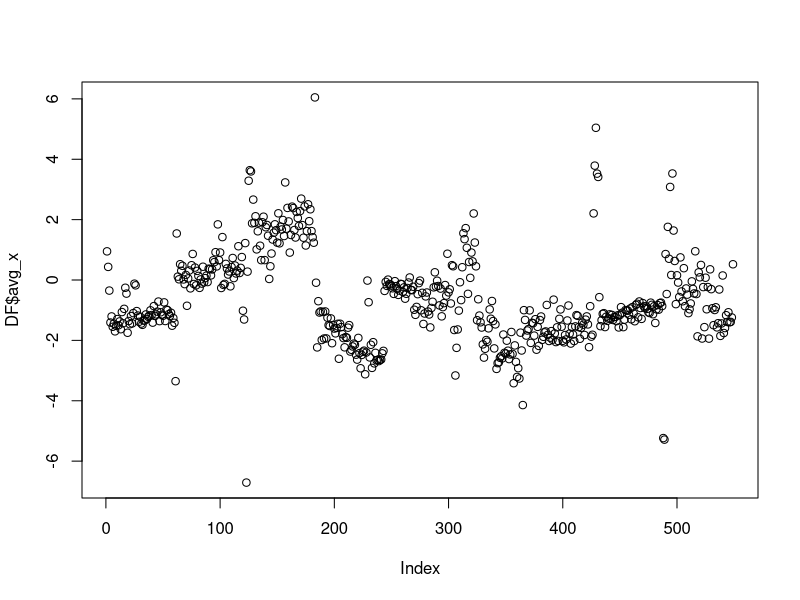
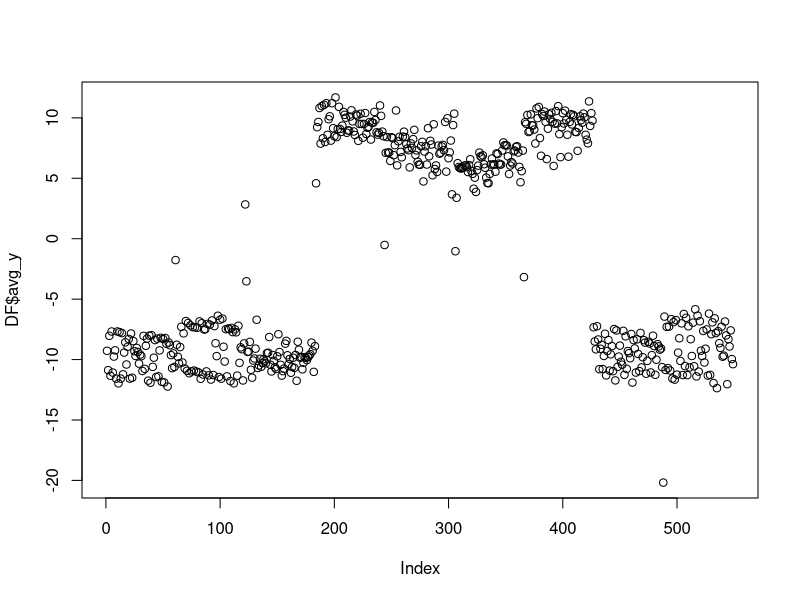
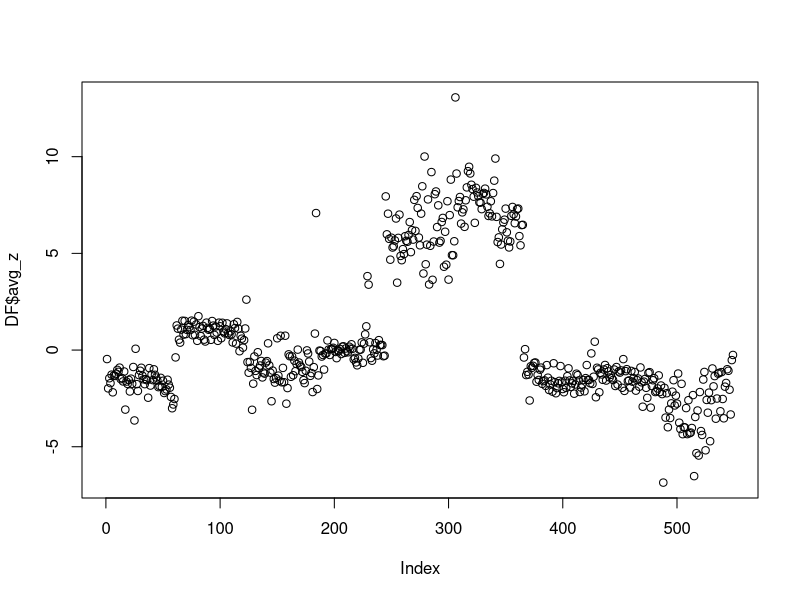
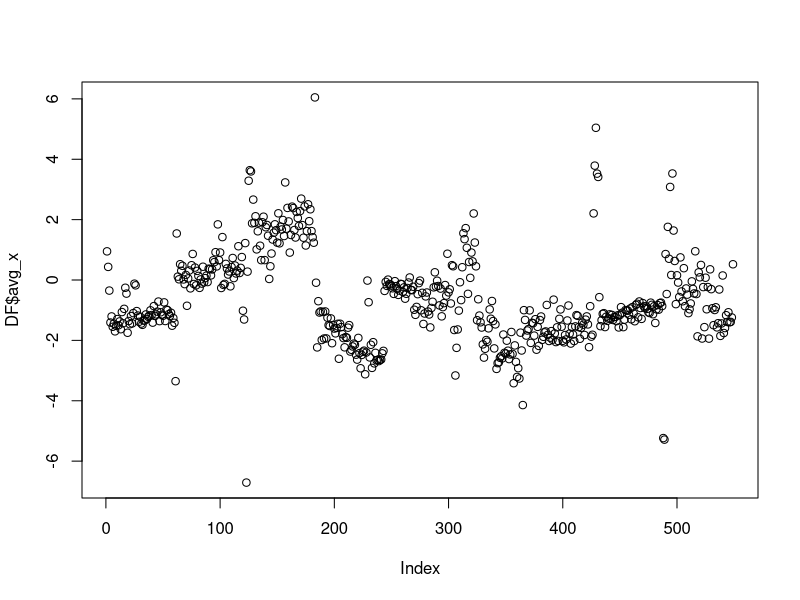
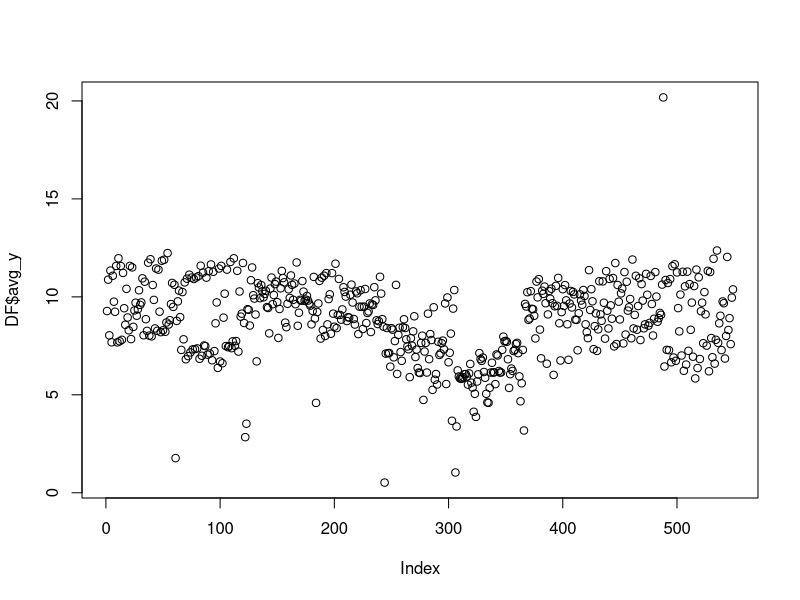
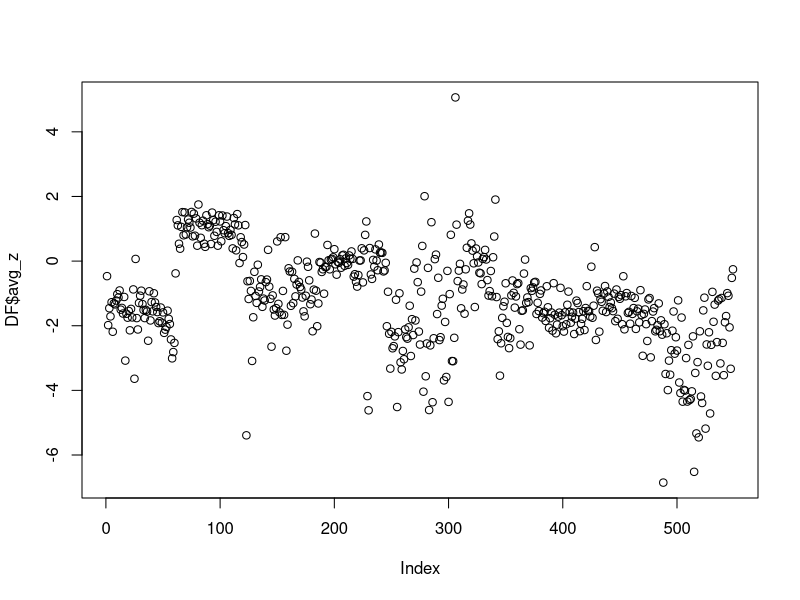
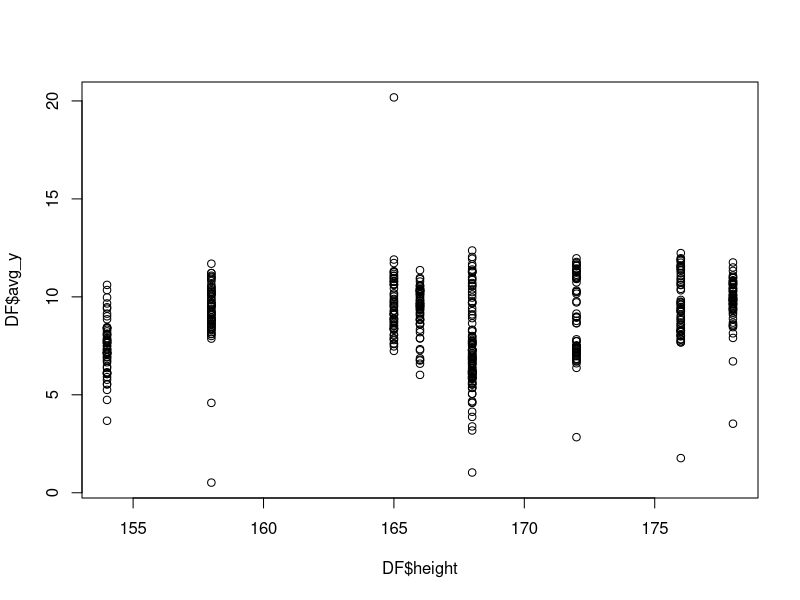
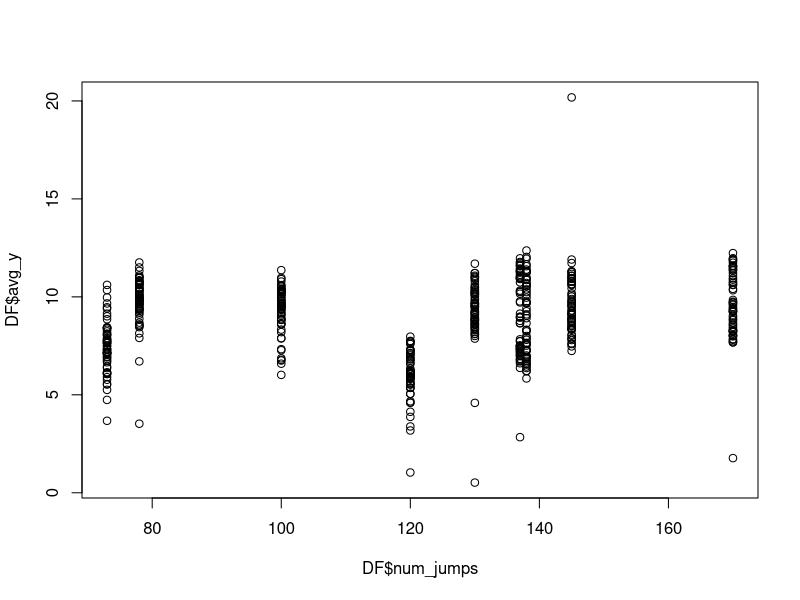

Recreate these plots in R, in order. (Note: this script raises an error after producing the figures.)
## ---- chunk 1
library(dplyr)
DF <- read.csv("Clean_data_H5.csv")
plot(DF$avg_x)
plot(DF$avg_y)
plot(DF$avg_z)
for(i in 1:nrow(DF)){
  if(DF$avg_z[i]>2.5){
    DF$avg_z[i] = DF$avg_z[i]-8
  }
}
DF$avg_y = abs(DF$avg_y)
DF = DF[,-1]
DF$Participant[DF$Participant=="Vidya Madhaban"] = "Vidya Madhavan"
DF = mutate(DF,gender = 1, height = 1, weight = 1, fitness = 1, favor = 1, prior = 1, illness = 1, happyness = 1, time_interval = 1, last_meal = 1, num_jumps = 1)
names(DF)[1] = "name"
## ---- chunk 2
plot(DF$avg_x)
plot(DF$avg_y)
plot(DF$avg_z)
## ---- chunk 3
survey = read.csv("Jump Rope Research.csv")
survey1 = select(survey, name = Q1, gender = Q2, height = Q3, weight = Q4, fitness = Q5, favor = Q6, prior = Q7, illness = Q8, happyness = Q9, time_interval = Q10, last_meal = Q11, num_jumps = Q12)
survey1 = survey1[-c(1,2),]
## ---- chunk 4
colname = colnames(DF)
colname = colname[-c(1:6)]
for(j in colname){
  for(i in 1:nrow(DF)){
    DF[[j]][i] = survey1[[j]][survey1$name == DF$name[i]]
  }
}
colname = c(7,10:16)
for(i in colname){DF[,i] = as.factor(DF[,i])}
colname1 = c(8,9,17)
for(i in colname1){DF[,i] = as.numeric(DF[,i])}
## ---- chunk 5
plot(DF$avg_y~DF$height)
## ---- chunk 6
plot(DF$avg_y~DF$num_jumps)
## ---- chunk 7
plot(DF$abs_acceleration~DF$fitness)
## ---- chunk 8
plot(DF$abs_acceleration~DF$illness)
## ---- chunk 9
plot(DF$abs_acceleration~DF$happyness)
## ---- chunk 10
DF1 = select(DF, abs_acceleration,avg_y,avg_x,avg_z)
reg = lm(abs_acceleration~., DF1)
summary(reg)
## ---- chunk 11
DF = mutate(DF, time = rep(0:60,9))
## ---- chunk 12
library(ggplot2)
ggplot(DF, aes(time, avg_z, colour = name)) + geom_line() + xlab("time")
## ---- chunk 13
pairs(DF1)
## ---- chunk 14
cor(DF1)
## ---- chunk 15
reg1 = lm(abs_acceleration~.,DF1)
plot(reg1)
## ---- chunk 16
sresid <- rstudent(reg1)
hist(sresid, freq = FALSE)
lines(density(sresid), col = "blue", lwd = 3)
xfit <- seq(-4, 4, length = 100)
yfit <- dnorm(xfit, mean = mean(sresid), sd = sd(sresid))
lines(xfit, yfit, col = "red", lwd = 3)
## ---- chunk 17
library(car)
qqPlot(reg1)
## ---- chunk 18
shapiro.test(sresid)
## ---- chunk 19
ncvTest(reg1)
